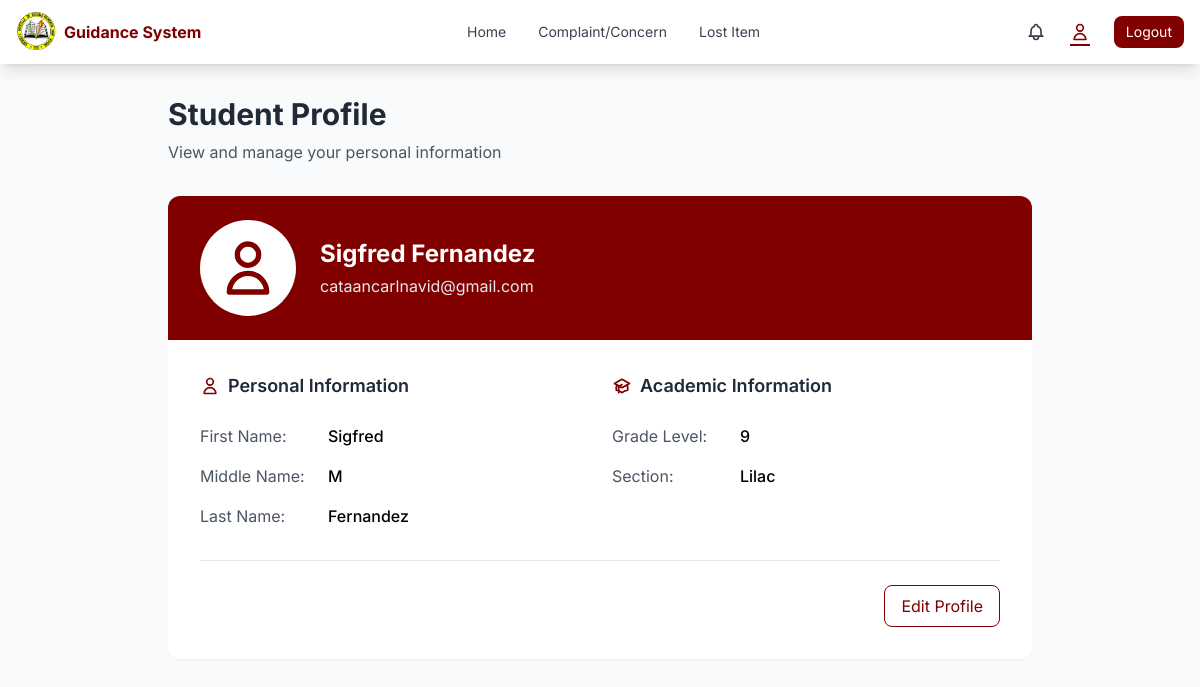
The page /pages/profile.php (signed in) on the database its author committed.
### tables this page shows
CREATE TABLE `students` (
  `id` int(11) NOT NULL,
  `user_id` int(11) DEFAULT NULL,
  `first_name` varchar(255) DEFAULT NULL,
  `middle_name` varchar(255) DEFAULT NULL,
  `last_name` varchar(255) DEFAULT NULL,
  `grade_level` varchar(255) DEFAULT NULL,
  `section` varchar(45) DEFAULT NULL,
  `email` varchar(255) DEFAULT NULL,
  `phone_number` varchar(45) DEFAULT NULL,
  `password` varchar(255) DEFAULT NULL
);

CREATE TABLE `users` (
  `id` int(11) NOT NULL,
  `email` varchar(255) DEFAULT NULL,
  `password` varchar(255) DEFAULT NULL,
  `role` varchar(255) DEFAULT NULL
);

### pages/profile.php (the view, shortened to what this page needs)
<?php
require_once '../logic/db_connection.php';
$student_id = $_SESSION['student_id'];
$stmt = $pdo->prepare(SQL_GET_STUDENT);
$stmt->execute([$student_id]);
$studentDetails = $stmt->fetchAll(PDO::FETCH_ASSOC);
?>
<!DOCTYPE html>
<html lang="en">
<head>
    <script src="https://cdn.tailwindcss.com"></script>
</head>
<body class="bg-gray-50 font-[Inter]">
    <?php include 'navigation.php'; ?>
    <main class="max-w-4xl mx-auto px-4 py-8">
        <div class="mb-8">
            <h1 class="text-3xl font-bold text-gray-800">Student Profile</h1>
            <p class="text-gray-600 mt-2">View and manage your personal information</p>
        </div>
        <?php if (!empty($studentDetails)) {
            $student = $studentDetails[0];
        ?>
            <div class="bg-white rounded-xl shadow-sm overflow-hidden">
                <div class="bg-[#800000] px-8 py-6 text-white">
                    <div class="flex items-center space-x-6">
                        <div class="w-24 h-24 bg-white rounded-full flex items-center justify-center">
                            <svg xmlns="http://www.w3.org/2000/svg" class="h-16 w-16 text-[#800000]" fill="none" viewBox="0 0 24 24" stroke="currentColor">
                                <path stroke-linecap="round" stroke-linejoin="round" stroke-width="2" d="M16 7a4 4 0 11-8 0 4 4 0 018 0zM12 14a7 7 0 00-7 7h14a7 7 0 00-7-7z" />
                            </svg>
                        </div>
                        <div>
                            <h2 class="text-2xl font-bold"><?= htmlspecialchars($student['first_name']) . ' ' . htmlspecialchars($student['last_name']) ?></h2>
                            <p class="text-gray-200 mt-1"><?= htmlspecialchars($student['email']) ?></p>
                        </div>
                    </div>
                </div>
                <div class="p-8">
                    <div class="grid grid-cols-1 md:grid-cols-2 gap-6">
                        <div class="space-y-6">
                            <h3 class="text-lg font-semibold text-gray-800 flex items-center">
                                <svg xmlns="http://www.w3.org/2000/svg" class="h-5 w-5 mr-2 text-[#800000]" fill="none" viewBox="0 0 24 24" stroke="currentColor">
                                    <path stroke-linecap="round" stroke-linejoin="round" stroke-width="2" d="M16 7a4 4 0 11-8 0 4 4 0 018 0zM12 14a7 7 0 00-7 7h14a7 7 0 00-7-7z" />
                                </svg>
                                Personal Information
                            </h3>
                            <div class="space-y-4">
                                <div class="flex items-center">
                                    <span class="w-32 text-gray-600">First Name:</span>
                                    <span class="font-medium"><?= htmlspecialchars($student['first_name']) ?></span>
                                </div>
                                <div class="flex items-center">
                                    <span class="w-32 text-gray-600">Middle Name:</span>
                                    <span class="font-medium"><?= htmlspecialchars($student['middle_name']) ?></span>
                                </div>
                                <div class="flex items-center">
                                    <span class="w-32 text-gray-600">Last Name:</span>
                                    <span class="font-medium"><?= htmlspecialchars($student['last_name']) ?></span>
                                </div>
                            </div>
                        </div>
                        <div class="space-y-6">
                            <h3 class="text-lg font-semibold text-gray-800 flex items-center">
                                Academic Information
                            </h3>
                            <div class="space-y-4">
                                <div class="flex items-center">
                                    <span class="w-32 text-gray-600">Grade Level:</span>
                                    <span class="font-medium"><?= htmlspecialchars($student['grade_level']) ?></span>
                                </div>
                                <div class="flex items-center">
                                    <span class="w-32 text-gray-600">Section:</span>
                                    <span class="font-medium"><?= htmlspecialchars($student['section']) ?></span>
                                </div>
                            </div>
                        </div>
                    </div>
                    <div class="mt-8 pt-6 border-t border-gray-200 flex justify-end space-x-4">
                        <button onclick="openEditModal()" class="px-4 py-2 text-[#800000] border border-[#800000] rounded-lg hover:bg-[#800000] hover:text-white transition-colors duration-300">
                            Edit Profile
                        </button>
                    </div>
                </div>
            </div>
        <?php } ?>
    </main>
</body>
</html>

### pages/navigation.php (shortened to what this page needs)
<?php
$isLoggedIn = isset($_SESSION['isLoggedIn']);
$current_page = basename($_SERVER['PHP_SELF']);
?>
<nav class="bg-white shadow-lg sticky top-0 z-100">
    <div class="max-w-7xl mx-auto px-4">
        <div class="flex justify-between items-center h-16">
            <div class="flex items-center">
                <a href="student_dashboard.php" class="flex items-center no-underline">
                    <img src="../image/ememhs-logo.png" alt="EMEMHS Logo" class="h-10 w-auto mr-2">
                    <span class="text-md font-bold text-[#800000]">Guidance System</span>
                </a>
            </div>
            <div class="desktop-nav flex items-center space-x-8">
                <?php if ($isLoggedIn): ?>
                    <a href="student_dashboard.php" class="nav-link text-sm text-gray-700 hover:text-[#800000] <?php echo ($current_page == 'student_dashboard.php') ? 'active' : ''; ?>">Home</a>
                    <a href="complaint-concern.php" class="nav-link text-sm text-gray-700 hover:text-[#800000] <?php echo ($current_page == 'complaint-concern.php') ? 'active' : ''; ?>">Complaint/Concern</a>
                    <a href="lost_item.php" class="nav-link text-sm text-gray-700 hover:text-[#800000] <?php echo ($current_page == 'lost_item.php') ? 'active' : ''; ?>">Lost Item</a>
                <?php endif; ?>
            </div>
            <div class="flex items-center space-x-6 hidden md:flex">
                <?php if ($isLoggedIn): ?>
                    <a href="notifications.php" class="nav-link text-sm text-gray-700 hover:text-[#800000] relative <?php echo ($current_page == 'notifications.php') ? 'active' : ''; ?>">
                    </a>
                    <a href="profile.php" class="nav-link text-sm text-gray-700 hover:text-[#800000] <?php echo ($current_page == 'profile.php') ? 'active' : ''; ?>">
                        <svg xmlns="http://www.w3.org/2000/svg" class="h-5 w-5" fill="none" viewBox="0 0 24 24" stroke="currentColor">
                            <path stroke-linecap="round" stroke-linejoin="round" stroke-width="2" d="M16 7a4 4 0 11-8 0 4 4 0 018 0zM12 14a7 7 0 00-7 7h14a7 7 0 00-7-7z" />
                        </svg>
                    </a>
                    <a href="../logic/logout_logic.php" class="text-sm bg-[#800000] text-white px-3 py-1.5 rounded-lg hover:bg-[#600000] transition-colors duration-300">Logout</a>
                <?php endif; ?>
            </div>
        </div>
    </div>
</nav>

### pages/navigation.php (style rules this page uses)
.nav-link { transition: all 0.3s ease; position: relative; }
.nav-link.active { color: #800000; font-weight: 600; }
.nav-link.active::after { content: ''; position: absolute; bottom: -4px; left: 0; width: 100%; height: 2px; background-color: #800000; transform: scaleX(1); transition: transform 0.3s ease; }
.nav-link:not(.active)::after { content: ''; position: absolute; bottom: -4px; left: 0; width: 100%; height: 2px; background-color: #800000; transform: scaleX(0); transition: transform 0.3s ease; }

### rows shown on the page
students: first_name "Sigfred", last_name "Fernandez", middle_name "M", grade_level "9", section "Lilac"
users: email "cataancarlnavid@gmail.com"
